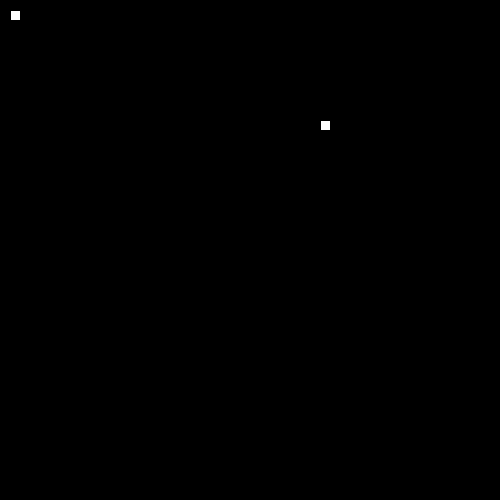
Frame 1 (no input)
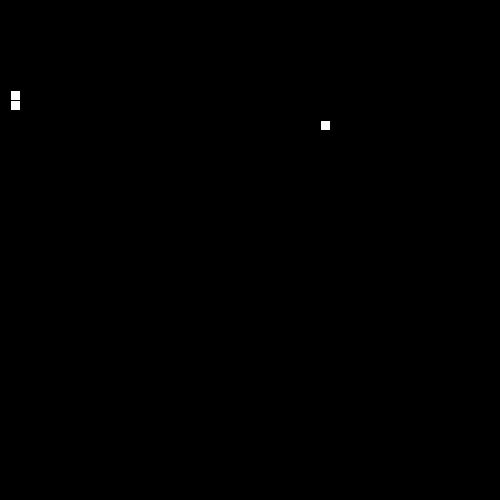
Frame 60 (the mouse pressed at the canvas centre just before this capture)
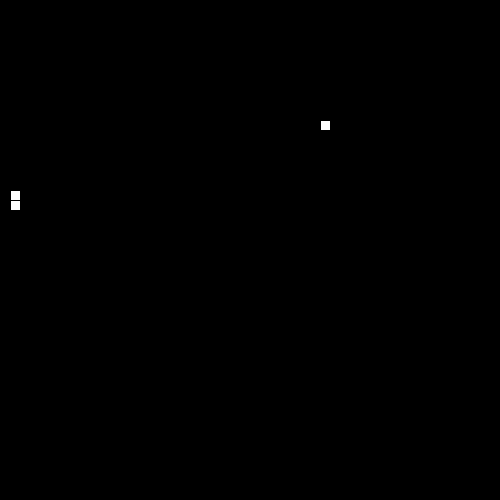
Frame 120 (the mouse held since frame 60 and released just before this capture)

The Processing sketch that drew these frames (run headless with seeded random() and noise(); from frame 60 on, the mouse is pressed at the canvas centre):

// Processing sketch: PSnake
// ── PSnake.pde

// 1. Follow the recipe instructions inside the Segment class.

// The Segment class will be used to represent each part of the moving snake.

class Segment {

  //2. Create x and y member variables to hold the location of each segment.
  int locx;
  int locy;
  // 3. Add a constructor with parameters to initialize each variable.

  public Segment (int x, int y) {
    this.locx = x;
    this.locy = y;
  }
  // 4. Add getter and setter methods for both the x and y member variables.
  int getlocx() {
    return locx;
  } 
  int getlocy() {
    return locy;
  }
  void setlocx(int x) {
    locx = x;
  }
  void setlocy(int y) {
    locy = y;
  }
}


// 5. Create (but do not initialize) a Segment variable to hold the head of the Snake
Segment head; 


// 6. Create and initialize a String to hold the direction of your snake e.g. "up"
String dir = "down"; 


// 7. Create and initialize a variable to hold how many pieces of food the snake has eaten.
// give it a value of 1 to start.
int pfood = 1; 


// 8. Create and initialize foodX and foodY variables to hold the location of the food.
int foodx =  ((int)random(50)*10);
int foody =  ((int)random(50)*10);
// (Hint: use the random method to set both the x and y to random locations within the screen size (500 by 500).)

//int foodX = ((int)random(50)*10);

void setup() {

  // 9. Set the size of your sketch (500 by 500).

  size(500, 500);


  // 10. initialize your head to a new segment.
  head = new Segment(10, 10); 

  // 11. Use the frameRate(int rate) method to set the rate to 20.
  frameRate(20);
}


void draw() {

  background(0);


  //12. Call the manageTail, drawFood, drawSnake, move, and collision methods.
  manageTail();
  drawFood();
  drawSnake();
  move();
  collision();
}


// 13. Complete the drawFood method below. (Hint: each piece of food should be a 10 by 10 rectangle).

void drawFood() {
  rect(foodx, foody, 10, 10);
}


//14. Draw the snake head (use a 10 by 10 rectangle)

void drawSnake() {
  rect(head.locx, head.locy, 10, 10);  
  //test your code
}


// 15. Complete the move method below.

void move() {

  // 16. Using a switch statement, make your snake head move by 10 pixels in the correct direction.
  //This is an incomplete switch statement:

  switch(dir) {
  case "up":
    head.locy += - 10; 
    break;
  case "down":
    head.locy +=  10; 
    break;
  case "left":
    head.locx += -10;  
    break;
  case "right":
    head.locx += 10; 
    break;
  }
  checkBoundaries(); 
}


// 17. Call the checkBoundaries method to make sure the snake head doesn't go off the screen.




// 18. Complete the keyPressed method below. Use if statements to set your direction variable depending on what key is pressed.

void keyPressed() {
  if(keyCode == 37) {
    dir = "left"; 
  } else if (keyCode == 39) {
    dir = "right";
  } else if (keyCode == 38) {
    dir = "up" ;
  } else if (keyCode == 40) {
    dir = "down";
  }
}



// 19. check if your head is out of bounds (teleport your snake head to the other side).

void checkBoundaries() {
  if (head.locx > 500)  {
    head.locx = 10;
  } else if (head.locx < 1) {
    head.locx = 490; 
  }
  
  if (head.locy > 500) {
    head.locy=10;
  } else if (head.locy < 1) {
    head.locy = 490; 
  }

}


  //20. Make sure that the key for your current direction’s opposite doesn’t work(i.e. If you’re going up, down key shouldn’t work)



  // 21. Complete the missing parts of the collision method below.

  void collision() {

    // If the segment is colliding with a piece of food...
    if (head.locx == foodx && head.locy == foody) {
      pfood += 1; 
       foodx =  ((int)random(50)*10);
       foody =  ((int)random(50)*10);
    }
  }
  // Increase the amount of food eaten and set foodX and foodY to new random locations.




/**
 
 ** Part 2: making the tail (the rest of the snake)
 
 **/

//  1. Create and initialize an ArrayList of Segments. (This will be your snake tail!)
static ArrayList<Segment> tail = new ArrayList<Segment>(); 

// 2. Complete the missing parts of the manageTail method below and call it in the draw method.

void manageTail() {

  //Call the drawTail and checkTailCollision methods.
  drawTail();
  checkTailCollision(); 
  // Add a new Segment to your ArrayList that has the same X and Y as the head of your snake.
  tail.add(new Segment(head.locx, head.locy)); 
  // To keep your tail the right length:
  // while the tail size is greater than the number of food pieces eaten, remove the first Segment in your tail.
  if (tail.size() > pfood) {
    tail.remove(0);
  }
}

void drawTail() {
  // Draw a 10 by 10 rectangle for each Segment in your snake ArrayList.
  for (int i = 0; i < tail.size(); i++) {
    Segment seg = tail.get(i); 
    rect(seg.locx, seg.locy, 10, 10);
  }
}


// 3. Complete the missing parts of the bodyCollision method below.

void checkTailCollision() {

  // If your head has the same location as one of your segments...
  for(int i = 0; i < tail.size(); i++) {
  if (head.locx == tail.get(i).locx && head.locy == tail.get(i).locy) {
    // reset your food variable
    pfood = 0; 
  }
    //Call this method at the beginning of your manageTail method.
  }
}
